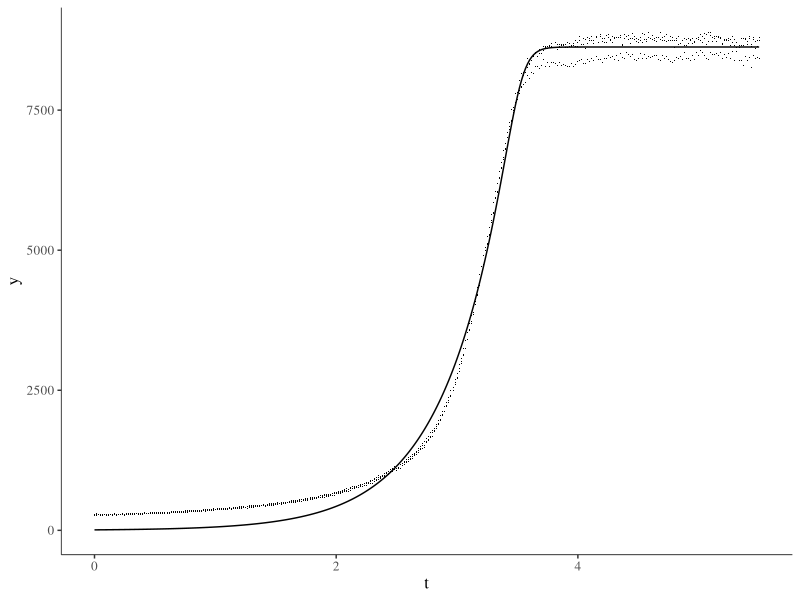

This chart was generated by the following R code:
library(minpack.lm)
library(ggplot2)
library(ggthemes)
dat <- read.csv('mie_fig6_GrowthCurveFit.csv')
y <- dat$RFU
t <- dat$time_h
rich <-nlsLM(y~a*(1+v*exp(k*(l-t)))^(-1/v),start=list(l=2,a=12000,k=5,v=5))
ypred <- predict(rich,t)
v <- ggplot(data = dat,aes(x=t,y=y))+geom_point(shape=".")+geom_line(aes(x=t,y=ypred))+theme_tufte()
w <- v+theme(axis.line = element_line(size = 0.25, colour = "black"))+theme(text=element_text(size=12),legend.position="None")
ggsave(plot=w,width = 4, height = 3, dpi = 300, filename = "miefig6.pdf")
